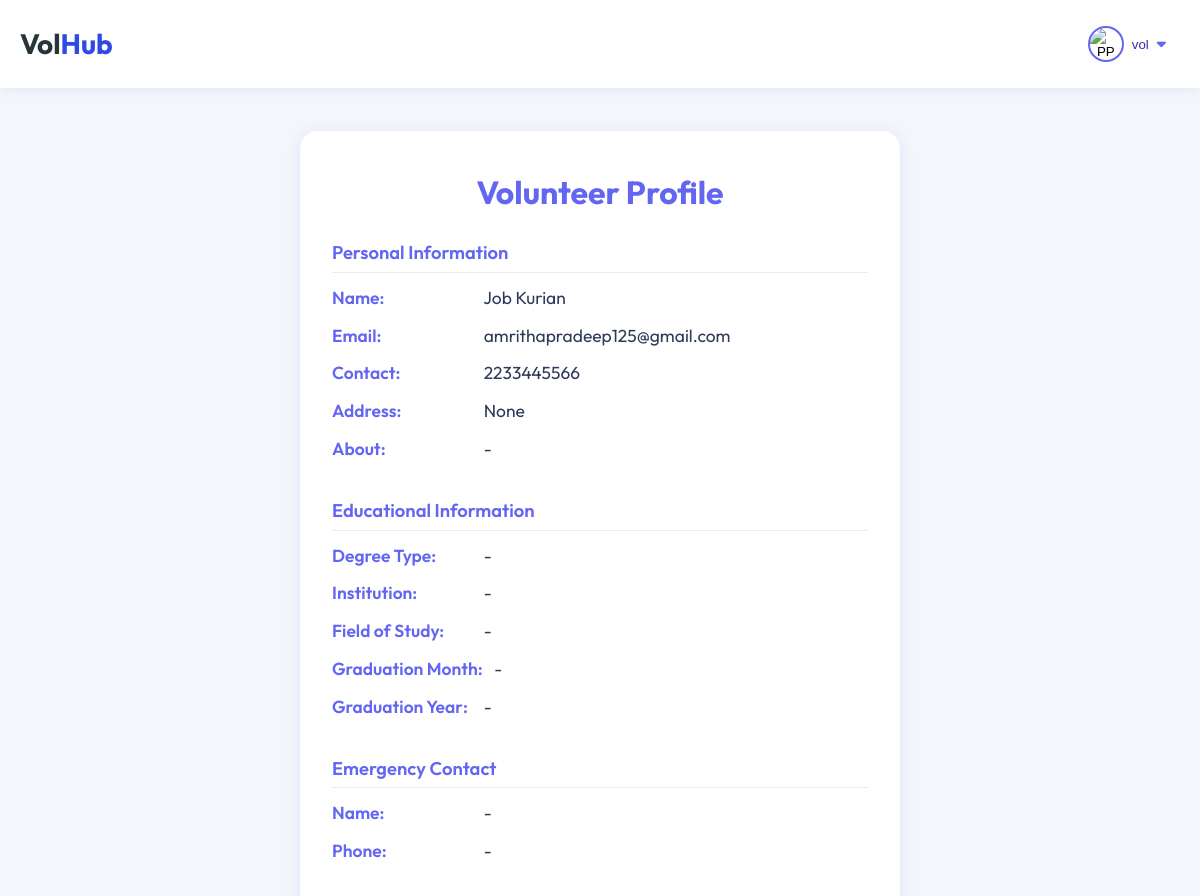
The app's page /User/requests/1/ (signed in, upper part), older data.
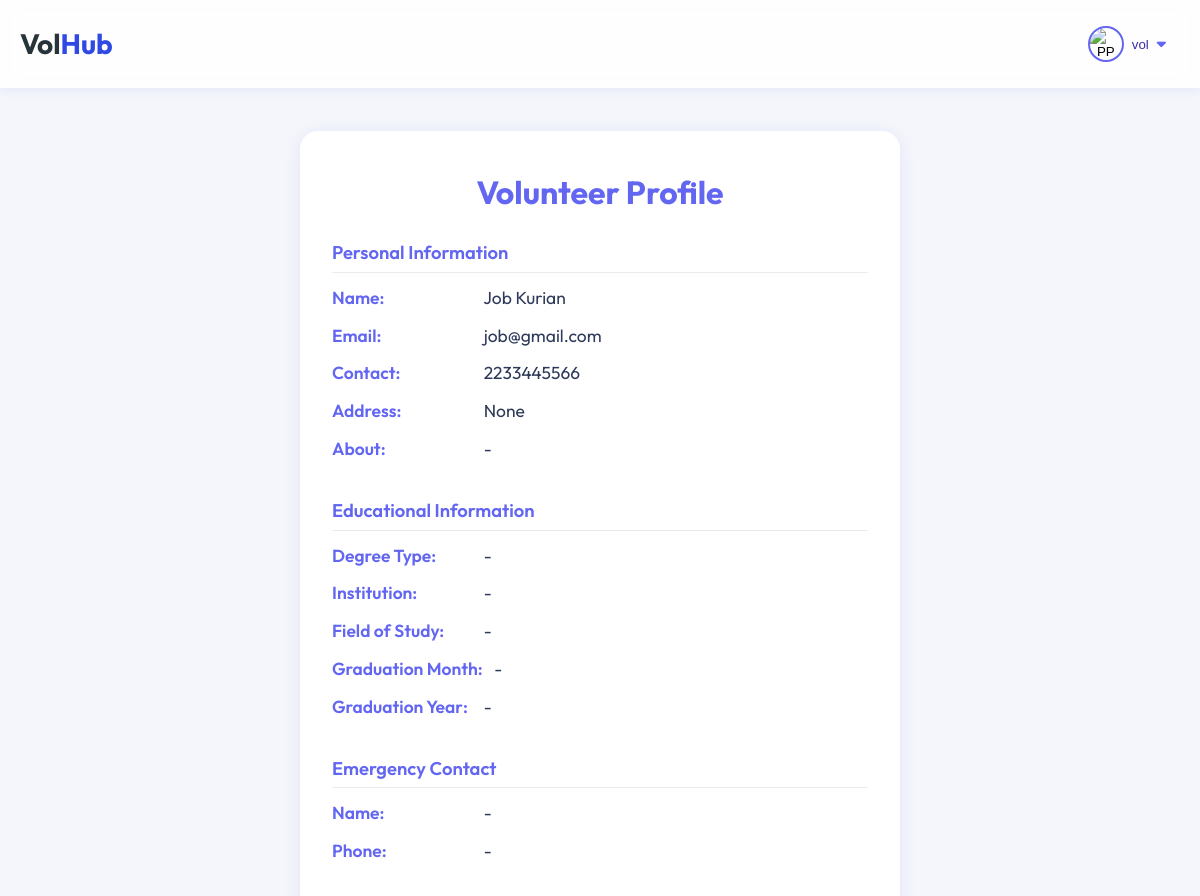
The same page, newer data.
### Guest/models.py (models this page shows, shortened)
class tbl_user(models.Model):
    user_email = models.EmailField(max_length=50, unique=True)
    user_name = models.CharField(max_length=50, null=True, blank=True)
    user_username = models.CharField(max_length=50, null=True, blank=True)
    user_contact = models.CharField(max_length=10, null=True, blank=True)
    user_address = models.CharField(max_length=100, null=True, blank=True)
    user_password = models.CharField(max_length=128, null=True, blank=True)  # Store hashed password
    user_city = models.ForeignKey(tbl_city, on_delete=models.CASCADE, null=True)
    user_photo = models.FileField(upload_to='assets/files/user/', null=True, blank=True)
    user_gender = models.CharField(max_length=100, null=True, blank=True)
    user_bio = models.TextField(null=True, blank=True)
    user_links = models.TextField(null=True, blank=True)  # Store as JSON (GitHub, LinkedIn, etc.)
    user_degree_type = models.CharField(max_length=50, null=True, blank=True)
    user_institution = models.CharField(max_length=100, null=True, blank=True)
    user_field_of_study = models.CharField(max_length=100, null=True, blank=True)
    user_graduation_month = models.IntegerField(null=True, blank=True)  # Store as month number (1-12)
    user_graduation_year = models.IntegerField(null=True, blank=True)  # Store as year (YYYY)
    user_emergency_name = models.CharField(max_length=100, null=True, blank=True)
    user_emergency_phone = models.CharField(max_length=15, null=True, blank=True)
    user_organization_name = models.CharField(max_length=100, null=True, blank=True)
    user_job_title = models.CharField(max_length=100, null=True, blank=True)
    user_industry = models.CharField(max_length=100, null=True, blank=True)
    user_location = models.CharField(max_length=100, null=True, blank=True)
    user_official_address = models.CharField(max_length=200, null=True, blank=True)
    user_official_contact_number = models.CharField(max_length=15, null=True, blank=True)
    is_basic_profile_complete = models.BooleanField(default=False)
    is_volunteer_profile_complete = models.BooleanField(default=False)
    is_organizer_profile_complete = models.BooleanField(default=False)
    user_past_volunteering = models.TextField(null=True, blank=True)
    user_type = models.CharField(max_length=10, choices=USER_TYPES, default='volunteer')
    user_visibility = models.BooleanField(default=False)  # If true, profile is public and visible to anyone

### User/views.py (the view)
# urls.py: path('requests/<int:req_id>/', views.applied_volunteer_profile, name='applied_volunteer_profile'),
def applied_volunteer_profile(request, req_id):
    if 'u_id' not in request.session:
        return redirect('Guest:login')
    try:
        user_request = tbl_request.objects.get(id=req_id)
    except tbl_request.DoesNotExist:
        from django.contrib import messages
        messages.error(request, 'Volunteer request not found.')
        return redirect('User:organizer_dashboard')
    volunteer = user_request.user
    return render(request, 'User/applied_volunteer_profile.html', {
        'volunteer': volunteer
    })

### User/templates/User/applied_volunteer_profile.html (shortened to what this page needs)
{% extends 'Guest/base.html' %}
{% block content %}
<div class="vol-profile-container">
    <div class="vol-profile-title">Volunteer Profile</div>
    <div class="vol-profile-section">
        <div class="vol-profile-section-title">Personal Information</div>
        <div class="vol-profile-list">
            <p><span class="vol-profile-label">Name:</span> {{ volunteer.user_name }}</p>
            <p><span class="vol-profile-label">Email:</span> {{ volunteer.user_email }}</p>
            <p><span class="vol-profile-label">Contact:</span> {{ volunteer.user_contact }}</p>
            <p><span class="vol-profile-label">Address:</span> {{ volunteer.user_address }}</p>
            <p><span class="vol-profile-label">About:</span> {{ volunteer.user_about|default:'-' }}</p>
        </div>
    </div>
    <div class="vol-profile-section">
        <div class="vol-profile-section-title">Educational Information</div>
        <div class="vol-profile-list">
            <p><span class="vol-profile-label">Degree Type:</span> {{ volunteer.user_degree_type|default:'-' }}</p>
            <p><span class="vol-profile-label">Institution:</span> {{ volunteer.user_institution|default:'-' }}</p>
            <p><span class="vol-profile-label">Field of Study:</span> {{ volunteer.user_field_of_study|default:'-' }}</p>
            <p><span class="vol-profile-label">Graduation Month:</span> {{ volunteer.user_graduation_month|default:'-' }}</p>
            <p><span class="vol-profile-label">Graduation Year:</span> {{ volunteer.user_graduation_year|default:'-' }}</p>
        </div>
    </div>
    <div class="vol-profile-section">
        <div class="vol-profile-section-title">Emergency Contact</div>
        <div class="vol-profile-list">
            <p><span class="vol-profile-label">Name:</span> {{ volunteer.user_emergency_name|default:'-' }}</p>
            <p><span class="vol-profile-label">Phone:</span> {{ volunteer.user_emergency_phone|default:'-' }}</p>
        </div>
    </div>
</div>
{% endblock %}

Row changes from the older to the newer data that the page shows:
changed tbl_user "Job Kurian": user_email "amrithapradeep125@gmail.com" → "job@gmail.com"
